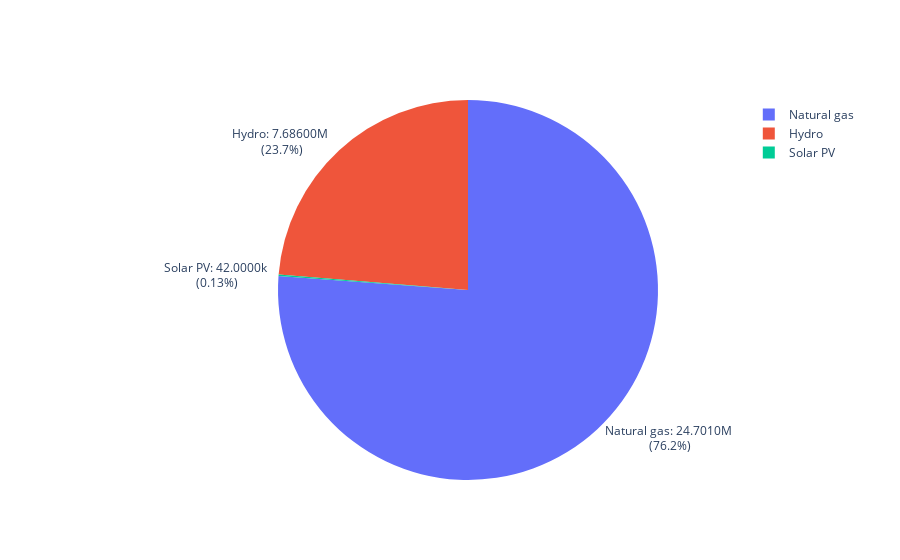

Notebook cell for this chart:
### Code cell
fig = go.Figure(go.Pie(
   values = g_sourcem.iloc[-1],
    labels = g_sourcem.columns,
    # pull=[0, 0, 0, 0, 0.2],
    texttemplate = "%{label}: %{value:,s} <br>(%{percent})",
    textposition = "outside"
    ))

fig.show()

# Sources of electricity generation

### Figure 1 — Plotly figure (JSON) as saved in the notebook; plotly's stock layout.template omitted (floating-point values rounded to 4 significant figures)
{"data": [{"labels": ["Coal", "Oil", "Natural gas", "Hydro", "Solar PV"], "textposition": "outside", "texttemplate": "%{label}: %{value:,s} <br>(%{percent})", "type": "pie", "values": [null, null, 24701000, 7686000, 42000]}], "layout": {}}
